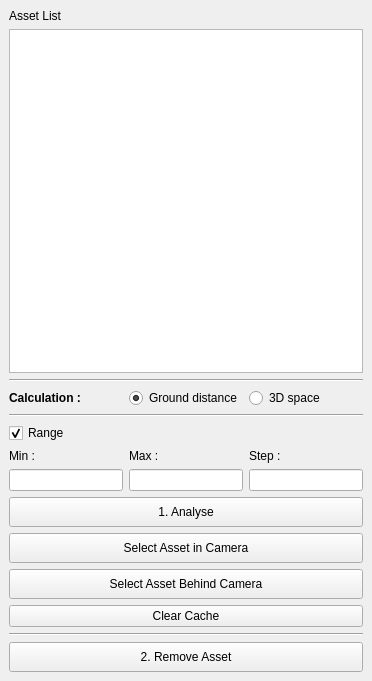
<?xml version="1.0" encoding="UTF-8"?>
<ui version="4.0">
 <class>cleanAssetUI</class>
 <widget class="QMainWindow" name="cleanAssetUI">
  <property name="geometry">
   <rect>
    <x>0</x>
    <y>0</y>
    <width>372</width>
    <height>681</height>
   </rect>
  </property>
  <property name="windowTitle">
   <string>MainWindow</string>
  </property>
  <widget class="QWidget" name="centralwidget">
   <layout class="QVBoxLayout" name="verticalLayout_5">
    <item>
     <layout class="QGridLayout" name="gridLayout_3">
      <item row="0" column="1">
       <widget class="QLabel" name="label">
        <property name="text">
         <string>Asset List</string>
        </property>
       </widget>
      </item>
      <item row="1" column="1">
       <widget class="QListWidget" name="asset_listWidget">
        <property name="contextMenuPolicy">
         <enum>Qt::CustomContextMenu</enum>
        </property>
        <property name="selectionMode">
         <enum>QAbstractItemView::ExtendedSelection</enum>
        </property>
       </widget>
      </item>
     </layout>
    </item>
    <item>
     <widget class="Line" name="line">
      <property name="orientation">
       <enum>Qt::Horizontal</enum>
      </property>
     </widget>
    </item>
    <item>
     <widget class="QFrame" name="frame">
      <property name="frameShape">
       <enum>QFrame::NoFrame</enum>
      </property>
      <property name="frameShadow">
       <enum>QFrame::Raised</enum>
      </property>
      <layout class="QHBoxLayout" name="horizontalLayout_6">
       <property name="margin">
        <number>0</number>
       </property>
       <item>
        <widget class="QLabel" name="camera_label_2">
         <property name="font">
          <font>
           <weight>75</weight>
           <bold>true</bold>
          </font>
         </property>
         <property name="text">
          <string>Calculation : </string>
         </property>
        </widget>
       </item>
       <item>
        <widget class="QRadioButton" name="groundSpace_radioButton">
         <property name="text">
          <string>Ground distance</string>
         </property>
         <property name="checked">
          <bool>true</bool>
         </property>
        </widget>
       </item>
       <item>
        <widget class="QRadioButton" name="worldSpace_radioButton">
         <property name="text">
          <string>3D space</string>
         </property>
        </widget>
       </item>
      </layout>
     </widget>
    </item>
    <item>
     <widget class="Line" name="line_2">
      <property name="orientation">
       <enum>Qt::Horizontal</enum>
      </property>
     </widget>
    </item>
    <item>
     <widget class="QCheckBox" name="range_checkBox">
      <property name="text">
       <string>Range</string>
      </property>
      <property name="checked">
       <bool>true</bool>
      </property>
     </widget>
    </item>
    <item>
     <layout class="QGridLayout" name="gridLayout_7">
      <item row="0" column="0">
       <widget class="QLabel" name="label_4">
        <property name="text">
         <string>Min : </string>
        </property>
       </widget>
      </item>
      <item row="0" column="1">
       <widget class="QLabel" name="label_5">
        <property name="text">
         <string>Max : </string>
        </property>
       </widget>
      </item>
      <item row="1" column="2">
       <widget class="QLineEdit" name="step_lineEdit"/>
      </item>
      <item row="0" column="2">
       <widget class="QLabel" name="label_6">
        <property name="text">
         <string>Step : </string>
        </property>
       </widget>
      </item>
      <item row="1" column="0">
       <widget class="QLineEdit" name="min_lineEdit"/>
      </item>
      <item row="1" column="1">
       <widget class="QLineEdit" name="max_lineEdit"/>
      </item>
      <item row="6" column="0" colspan="3">
       <widget class="QPushButton" name="clearCache_pushButton">
        <property name="text">
         <string>Clear Cache</string>
        </property>
       </widget>
      </item>
      <item row="2" column="0" colspan="3">
       <widget class="QPushButton" name="analyse_pushButton">
        <property name="minimumSize">
         <size>
          <width>0</width>
          <height>30</height>
         </size>
        </property>
        <property name="text">
         <string>1. Analyse</string>
        </property>
       </widget>
      </item>
      <item row="3" column="0" colspan="3">
       <widget class="QPushButton" name="assetInCamera_pushButton">
        <property name="minimumSize">
         <size>
          <width>0</width>
          <height>30</height>
         </size>
        </property>
        <property name="text">
         <string>Select Asset in Camera</string>
        </property>
       </widget>
      </item>
      <item row="4" column="0" colspan="3">
       <widget class="QPushButton" name="assetOutCamera_pushButton">
        <property name="minimumSize">
         <size>
          <width>0</width>
          <height>30</height>
         </size>
        </property>
        <property name="text">
         <string>Select Asset Behind Camera</string>
        </property>
       </widget>
      </item>
     </layout>
    </item>
    <item>
     <widget class="Line" name="line_4">
      <property name="orientation">
       <enum>Qt::Horizontal</enum>
      </property>
     </widget>
    </item>
    <item>
     <widget class="QPushButton" name="removeAsset_pushButton">
      <property name="minimumSize">
       <size>
        <width>0</width>
        <height>30</height>
       </size>
      </property>
      <property name="text">
       <string>2. Remove Asset</string>
      </property>
     </widget>
    </item>
   </layout>
  </widget>
  <widget class="QMenuBar" name="menubar">
   <property name="geometry">
    <rect>
     <x>0</x>
     <y>0</y>
     <width>372</width>
     <height>21</height>
    </rect>
   </property>
  </widget>
 </widget>
 <resources/>
 <connections/>
</ui>
